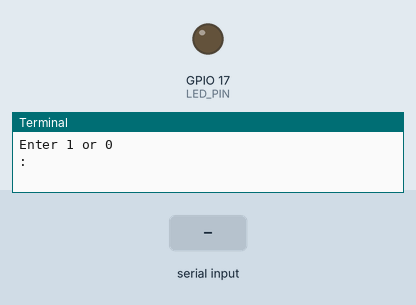
Simulated run of this program. Board: Raspberry Pi (BCM pin numbers). Parts: output pins drawn as LEDs (lit = HIGH), the last lines printed to the terminal. The inputs (shaded band) are chosen by the test bench.

Above: at 1.2 s.
1.3 s: "1" typed at the terminal, then Enter
At 2.5 s:
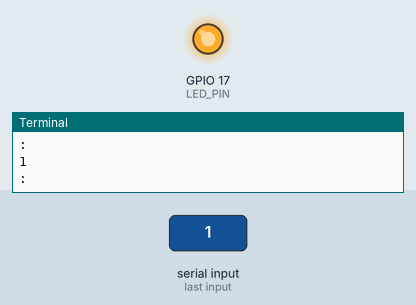
2.8 s: "0" typed at the terminal, then Enter
At 3.9 s:
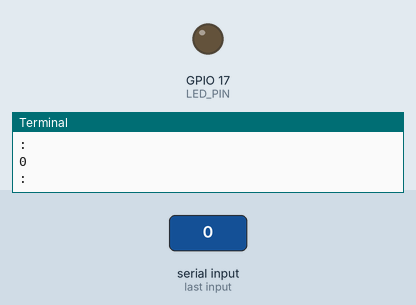
Timing chart, 0 to 5.8 s (numbered marks = the images above; inputs shaded):
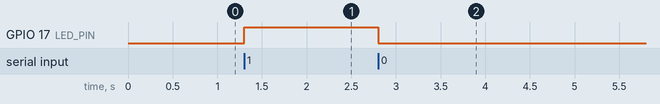

The program:

user-input.py
```python
import RPi.GPIO as GPIO
# takes input from the user and casts it to a string

LED_PIN = 17
GPIO.setmode(GPIO.BCM)
GPIO.setup(LED_PIN, GPIO.OUT)
print("Enter 1 or 0")

while True:

    state = int(input(":"))
    if state == 0:
      GPIO.output(LED_PIN, GPIO.LOW)
    elif state == 1:
      GPIO.output(LED_PIN, GPIO.HIGH)
    else:
      print("i;nvalid input")
      break;

GPIO.cleanup()
exit
```

Measured:
- after the input at 1.3 s, GPIO 17 (LED_PIN): LOW → HIGH at once
- after the input at 2.8 s, GPIO 17 (LED_PIN): HIGH → LOW at once
